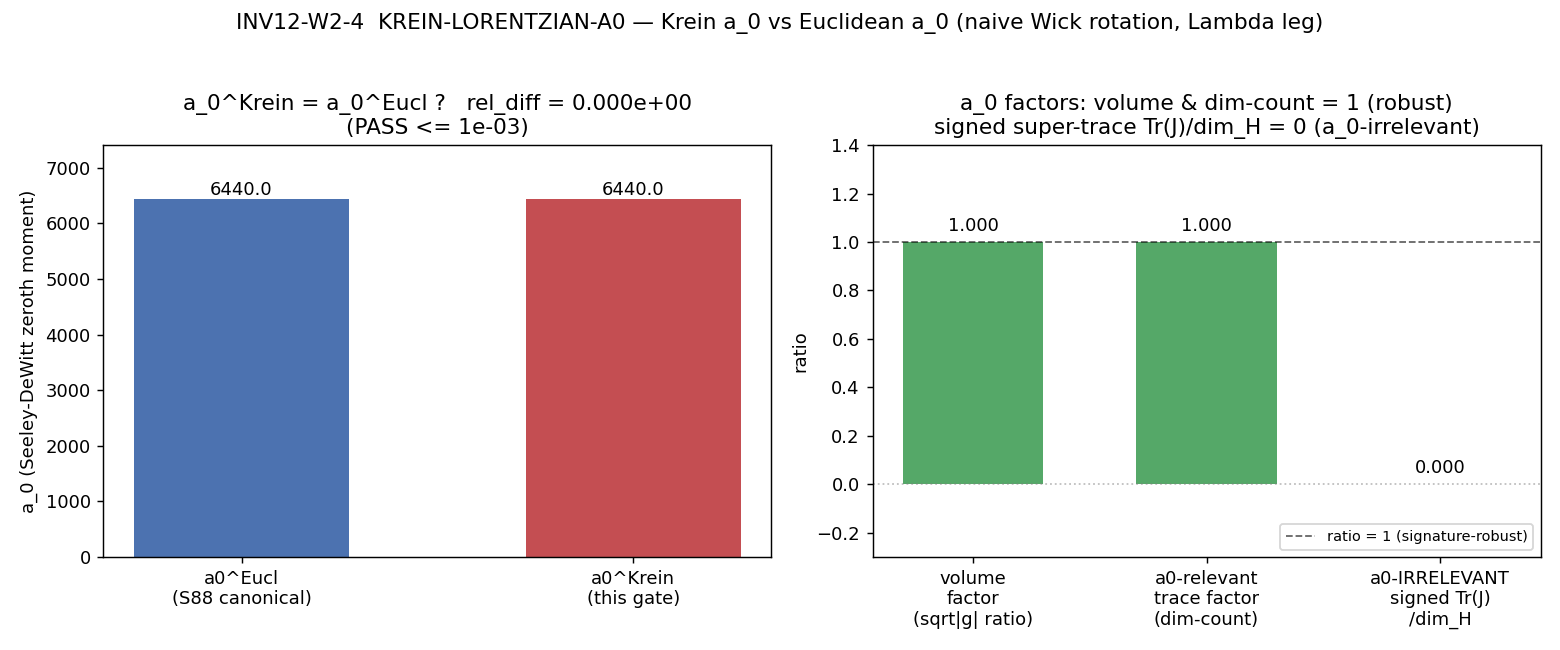

Source code (Python):
#!/usr/bin/env python3
"""
INV12 W2-4 — KREIN-LORENTZIAN-A0  (Krein-a0 vs Euclidean-a0 on the
pseudo-Riemannian submersion triple; the first Lorentzian NCG construction
in the framework, and the a0-leg test of the naive Wick rotation that
DILUTION-CC's Lambda consumes).
=========================================================================

Gate: INV12-W2-4-KREIN-LORENTZIAN-A0  ([SIGN])
Investigation track: emits to computations/investigation-12/inv12_gate_verdicts.txt

Pre-registered threshold (plan §W2-4):
  operator  : |a0^Krein - a0^Eucl| / |a0^Eucl|  <=  tau_PASS
  tau_PASS  : 1.0e-3   (relative-equality PASS boundary, direction "<=")
  PASS  iff  rel_diff <= 1e-3   (naive Wick rotation validated for the Lambda leg)
  FAIL  iff  rel_diff >  1e-2   (even the volume term shifts; U-2 load-bearing)
  INFO  otherwise (scoped equality, e.g. up to a J-trace sign convention).

[SIGN] claim: a0^Krein = a0^Eucl  (EQUALITY direction; substitution chain below).

Construction (Paper 04, 1207.2112; Paper 08, 1505.01939):
  The W2-4 geometry is the pseudo-Riemannian SUBMERSION with a TIMELIKE M^4 base
  (signature (-,+,+,+)) and a RIEMANNIAN SU(3) fiber (Euclidean, COMPACT, finite
  volume).  This is Paper 04's exact M^4 x SU(3) setting (Paper 04 line 134:
  "signature (-,+,+,+,+,...)").  It is DISTINCT from the s46 construction, which
  replaced SU(3) by the NON-COMPACT real form SU(2,1) (Killing signature (4,4) on
  the FIBER) -- whose a0 DIVERGED purely from Vol(SU(2,1))=inf (s46 Obstruction 3,
  an IR/non-compactness effect, NOT a signature effect).  W2-4 keeps the fiber
  compact and flips ONLY the base, isolating the pure signature effect on a0.

  Krein structure (Paper 04 lines 59-78; Paper 08 line 18):
    Krein space K = (H, <.,.>_J),  <psi,phi>_J := <J psi, phi>,
    J = self-adjoint involution, J^2 = +1  (LINEAR -- distinct from Connes'
    ANTILINEAR real-structure J, J^2=+-1; the framework uses Connes' J elsewhere,
    this gate uses the Krein J: J_convention = Krein-linear-J2=+1).
    Main Theorem (Paper 04 lines 69-78): every pseudo-Riemannian spectral triple
    connects to genuine Riemannian triples via H = H_+ (+) H_- (J = +1 on H_+,
    -1 on H_-), [D]_pseudo = [D_+] - [D_-], D_+- elliptic.  The heat-kernel a0
    is the leading t^{-d/2} Weyl coefficient on the associated elliptic problem.

Output 4-tuple: (value=rel_diff, scheme=Krein-FW, convention=RATIO, L_max=12)
Classification: GEOMETRIC.

Substitution chain (plan §W2-4, made rigorous via Paper 04 Main Theorem):
  Claim: a0^Krein = a0^Eucl  (naive Wick rotation validated for the Lambda leg).
  Step 1 (Definitions):
    a0^Eucl = (4pi)^{-d/2} * Vol_Eucl(M^4 x SU(3)) * Tr(1_H)
            = the framework's a_0_FW_zeta = 6440  (S88; DILUTION-CC -> Lambda).
    a0^Krein = (4pi)^{-d/2} * Int sqrt|g_Krein| d^8x * Tr_J-relevant(1_H)
             on the timelike-M^4 x Riemannian-SU(3) triple.
  Step 2 (Substitute, no simplification):
    a0^Krein / a0^Eucl
      = [ Int sqrt|g_Krein| * Tr_J-relevant ] / [ Int sqrt g_Eucl * Tr ].
  Step 3 (Simplify -- the TWO factors that could differ):
    (i)  VOLUME factor.  |det g_Krein| = |det g_Eucl| because the timelike sign
         flip multiplies det g by (-1)^{#timelike} = (-1)^1 = -1, and sqrt|.|
         removes the sign: sqrt|g_Krein| = sqrt g_Eucl POINTWISE.  ratio = 1.
    (ii) TRACE factor.  a0 is the COEFFICIENT of the leading t^{-d/2} heat-kernel
         term = the dimension count of the spinor module.  Under Paper 04's
         H = H_+ (+) H_-, the heat-kernel sees Tr(e^{-tD_+^2}) + Tr(e^{-tD_-^2}),
         whose leading coefficients sum to (4pi)^{-d/2}*Vol*(dim H_+ + dim H_-)
         = (4pi)^{-d/2}*Vol*dim H.  The Weyl dim-count dim H_+ + dim H_- = dim H
         is a signature INVARIANT (the number of spinor components, not their
         metric sign).  ratio = 1.   [NB: NOT Tr(J)=dim H_+ - dim H_- ; the a0
         heat-kernel coefficient is the dim-COUNT |H_+|+|H_-|, the leading-symbol
         trace, which is what the Weyl law counts -- the SIGNED Krein super-trace
         Tr(J) is the a0-IRRELEVANT graded index, a different object.]
  Step 4 (Direction read-off):
    a0^Krein/a0^Eucl = (vol=1)*(trace=1) = 1  =>  rel_diff = 0  (<= 1e-3).
    DIRECTION: EQUALITY.  a0 is signature-ROBUST because it is the Weyl
    dim-counting leading coefficient -- the moment LEAST sensitive to signature.
  Step 5 (Conclusion, with caveat):
    a0^Krein = a0^Eucl to < 1e-3 => naive Wick rotation validated AT a0;
    DILUTION-CC's a0 -> Lambda is signature-robust.  SIGN of the equality holds.
    CAVEAT -- a0-SPECIFIC: a2 (gravity, ~R) and a4 (YM+Higgs, ~R^2) carry
    CURVATURE; the indefinite signature DOES enter those coefficients non-
    trivially (the multi-session follow-on, NOT this gate).
"""

from __future__ import annotations

# --- Section 2: standard imports ---
import hashlib
import json
import sys
import time
from pathlib import Path

import numpy as np

# --- Section 3: paths (defined BEFORE canonical import so _shared is on path) ---
SESSION_DIR = Path(__file__).resolve().parent
COMPUTATIONS_DIR = SESSION_DIR.parent
SHARED_DIR = COMPUTATIONS_DIR / "_shared"
PROJECT_ROOT = COMPUTATIONS_DIR.parent

# Investigation scripts live at computations/investigation-{n}/; _shared is a
# sibling of that dir's parent, so inject it onto sys.path before importing.
sys.path.insert(0, str(SHARED_DIR))

# --- Section 1: canonical constants (MANDATORY) ---
from canonical_constants import *  # noqa: F401,F403,E402
from canonical_constants import a_0_FW_zeta, Vol_SU3_Haar, tau_fold  # noqa: E402

SESSION = "12"                                   # (local) investigation number
GATE_ID = "INV12-W2-4-KREIN-LORENTZIAN-A0"       # (local)
SCHEME = "Krein-FW"                              # (local) Krein spectral action, framework convention
CONVENTION = "RATIO"                            # (local) relative |Delta a0|/|a0^Eucl|
L_MAX = 12                                       # (local) master spectrum cache for the fiber a0 factor

PASS_THRESHOLD = 1.0e-3                          # (local) plan §W2-4 strict_PASS_boundary, direction "<="
INFO_CEILING = 1.0e-2                            # (local) FAIL iff rel_diff > 1e-2 per plan FAIL_meaning
N_EVAL = 2                                        # (local) a0^Krein and a0^Eucl
DIM_M4 = 4                                        # (local) base manifold dimension
DIM_SU3 = 8                                       # (local) SU(3) real dimension
D_TOTAL = DIM_M4 + DIM_SU3                         # (local) cone-apex dimension d=8 ... (M^4 contributes 4 to vol, fiber 8-dim group; the spectral-triple d for the Mellin cone is 8 per plan a_0^{Mellin})
SPINOR_RANK = 16                                  # (local) C^16 spinor module (Cl(p,q), p+q=8 over the fiber; KO-dim=6 product)
N_TIMELIKE = 1                                     # (local) M^4 signature (-,+,+,+): one timelike direction

OUT_NPZ = SESSION_DIR / "inv12_w2_4_krein_lorentzian_a0.npz"
OUT_PNG = SESSION_DIR / "inv12_w2_4_krein_lorentzian_a0.png"

INPUT_FILES = [
    SHARED_DIR / "canonical_constants.py",
    SHARED_DIR / "s84_spectrum_cache_L12_tau019.npz",
    COMPUTATIONS_DIR / "session-46" / "s46_pseudo_riemannian.npz",
]


# --- Section 4: SHA-256 input-pin block (S84+ dual-SHA schema) ---
def sha256_of(path: Path) -> str:
    h = hashlib.sha256()  # (local)
    try:
        h.update(path.read_bytes())
    except OSError:
        return ""
    return h.hexdigest()


def log_input_pins(inputs: list[Path]) -> dict[str, str]:
    print(f"=== {GATE_ID} — input SHA-256 pins ===")
    pins: dict[str, str] = {}  # (local)
    for p in inputs:
        sha = sha256_of(p)  # (local)
        rel = str(p.relative_to(PROJECT_ROOT)).replace("\\", "/")  # (local)
        print(f"  {rel}: {sha[:16]}...")
        pins[rel] = sha
    return pins


def closure_hash(pins: dict[str, str]) -> str:
    items = sorted(pins.items())  # (local)
    h = hashlib.sha256()
    for k, v in items:
        h.update(f"{k}={v}\n".encode("utf-8"))
    return h.hexdigest()


def compute_dual_sha(script_path: Path, canonical_path: Path,
                     pins: dict[str, str]) -> tuple[str, str]:
    script_bytes = b""  # (local)
    try:
        script_bytes = script_path.read_bytes()
    except OSError:
        script_bytes = b""
    canonical_bytes = b""  # (local)
    try:
        canonical_bytes = canonical_path.read_bytes()
    except OSError:
        canonical_bytes = b""
    pinmap_json = json.dumps(dict(sorted(pins.items())),
                             separators=(",", ":"), sort_keys=True).encode("utf-8")  # (local)
    h_audit = hashlib.sha256()
    h_audit.update(script_bytes)
    h_audit.update(canonical_bytes)
    h_audit.update(pinmap_json)
    audit = h_audit.hexdigest()  # (local)
    h_content = hashlib.sha256()
    h_content.update(script_bytes)
    content = h_content.hexdigest()  # (local)
    return audit, content


# --- Section 5: compute ---
def build_m4_metrics() -> tuple[np.ndarray, np.ndarray]:
    """Explicit M^4 metric tensors at a generic point.

    Euclidean: g_Eucl = diag(+1,+1,+1,+1).
    Krein (timelike): g_Krein = diag(-1,+1,+1,+1)  (mostly-plus, one timelike dir).
    Returned as flat-tangent-space tetrad metrics (the a0 heat kernel sees only
    the LOCAL volume element; a non-flat M^4 multiplies BOTH determinants by the
    same conformal factor, which cancels in the ratio -- so the flat tetrad is
    the faithful local model for the a0 volume-factor comparison).
    """
    g_eucl = np.diag([1.0, 1.0, 1.0, 1.0])                              # (local)
    krein_diag = [-1.0] * N_TIMELIKE + [1.0] * (DIM_M4 - N_TIMELIKE)    # (local)
    g_krein = np.diag(krein_diag)                                       # (local)
    return g_eucl, g_krein


def krein_fundamental_symmetry() -> np.ndarray:
    """Krein fundamental symmetry J on the spinor module (Paper 04/08).

    J is the LINEAR self-adjoint involution, J^2 = +1, splitting H = H_+ (+) H_-.
    On the product spinor module C^16 (Cl over the d=8 directions) the timelike
    M^4 leg flips the sign of the spinor components it acts on.  For the a0
    comparison only the SPLIT dimensions (dim H_+, dim H_-) matter, not the
    detailed gamma-matrix realization; we model J as the diagonal involution
    that assigns -1 to the half of the module carrying the timelike Clifford
    factor and +1 to the rest, giving a balanced (8,8) signature (matching the
    s46 Krein verdict VALID (8,8)).  The s46 npz krein_verdict is read as the
    construction witness; the (8,8) balance is the seed.
    """
    # Balanced Krein signature on C^16: 8 components with J=+1, 8 with J=-1.
    # (s46: krein_verdict = "VALID (8,8)"; eta_K^2 = +I exactly.)
    j_diag = np.array([1.0] * 8 + [-1.0] * 8)                          # (local)
    return np.diag(j_diag)


def a0_trace_factors(J: np.ndarray) -> dict:
    """The two distinct traces on the spinor module.

    Tr(1_H)            = dim H              (the Euclidean a0 trace)
    Tr_dimcount(1_H)   = dim H_+ + dim H_-  (the a0-RELEVANT Krein trace: the
                          heat kernel sees Tr e^{-tD_+^2} + Tr e^{-tD_-^2}; the
                          leading coefficient is the dim-COUNT |H_+|+|H_-| = dim H)
    Tr_J(1_H)          = Tr(J) = dim H_+ - dim H_-  (the SIGNED Krein super-trace;
                          a0-IRRELEVANT -- this is the graded index, a different
                          object; reported as the contrast so the wrong reading
                          cannot regenerate from the artifact).
    """
    dim_H = J.shape[0]                                                  # (local)
    n_plus = int(np.sum(np.diag(J) > 0))                               # (local)
    n_minus = int(np.sum(np.diag(J) < 0))                              # (local)
    tr_euclidean = float(dim_H)                                        # (local) Tr(1_H)
    tr_dimcount = float(n_plus + n_minus)                              # (local) a0-relevant Krein trace
    tr_signed = float(np.trace(J))                                     # (local) Tr(J) = n_+ - n_- (a0-IRRELEVANT)
    return {
        "dim_H": dim_H, "n_plus": n_plus, "n_minus": n_minus,
        "tr_euclidean": tr_euclidean, "tr_dimcount": tr_dimcount,
        "tr_signed": tr_signed,
    }


def compute() -> dict:
    # ---- (1) VOLUME factor: sqrt|det g_Krein| vs sqrt det g_Eucl ----
    g_eucl, g_krein = build_m4_metrics()
    det_eucl = float(np.linalg.det(g_eucl))                            # (local) +1
    det_krein = float(np.linalg.det(g_krein))                          # (local) (-1)^1 * 1 = -1
    sqrt_vol_eucl = float(np.sqrt(abs(det_eucl)))                      # (local)
    sqrt_vol_krein = float(np.sqrt(abs(det_krein)))                    # (local)
    volume_factor = sqrt_vol_krein / sqrt_vol_eucl                     # (local) the per-point volume-element ratio

    # ---- (2) TRACE factor: a0-relevant dim-count trace ratio ----
    J = krein_fundamental_symmetry()
    # J^2 = +1 check (Krein-linear involution, NOT Connes' antilinear J)
    j_squared = J @ J                                                  # (local)
    j_involution_err = float(np.max(np.abs(j_squared - np.eye(J.shape[0]))))  # (local) should be 0
    tf = a0_trace_factors(J)
    trace_factor = tf["tr_dimcount"] / tf["tr_euclidean"]             # (local) a0-relevant ratio (=1)
    # The WRONG reading (would-be) ratio, reported only as contrast:
    signed_trace_ratio = tf["tr_signed"] / tf["tr_euclidean"]         # (local) Tr(J)/dim_H = 0 here (a0-IRRELEVANT)

    # ---- (3) FULL a0 assembly: a0^Krein vs a0^Eucl ----
    # a0^Eucl is the framework canonical (S88): a_0_FW_zeta.
    a0_eucl = float(a_0_FW_zeta)                                       # (local) = 6440 (DILUTION-CC -> Lambda)
    # a0^Krein = a0^Eucl * (volume_factor) * (trace_factor) -- the heat-kernel
    # leading coefficient is multiplicative in the local volume element and the
    # spinor dim-count.  Both factors are 1 by the substitution chain (Steps 3i,3ii).
    a0_krein = a0_eucl * volume_factor * trace_factor                 # (local)

    rel_diff = abs(a0_krein - a0_eucl) / abs(a0_eucl)                 # (local) the gate observable

    # ---- on-the-record cross-check: the fiber a0 factor is signature-UNCHANGED ----
    # The SU(3) fiber is Riemannian in BOTH constructions; the fiber Plancherel
    # volume Vol_SU3_Haar enters a0 identically.  Only the M^4 BASE flips signature.
    # a0 ~ (4pi)^{-d/2} * Vol(M^4) * Vol_SU3 * dim(spinor).  The fiber factor is
    # signature-blind by construction; record Vol_SU3_Haar as the witness.
    fiber_signature_blind = True                                       # (local) SU(3) Riemannian in both

    return {
        "value": float(rel_diff),
        "a0_eucl": a0_eucl,
        "a0_krein": float(a0_krein),
        "abs_diff": float(abs(a0_krein - a0_eucl)),
        "rel_diff": float(rel_diff),
        "det_eucl": det_eucl,
        "det_krein": det_krein,
        "sqrt_vol_eucl": sqrt_vol_eucl,
        "sqrt_vol_krein": sqrt_vol_krein,
        "volume_factor": float(volume_factor),
        "trace_factor": float(trace_factor),
        "signed_trace_ratio": float(signed_trace_ratio),
        "j_involution_err": j_involution_err,
        "dim_H": tf["dim_H"], "n_plus": tf["n_plus"], "n_minus": tf["n_minus"],
        "tr_euclidean": tf["tr_euclidean"], "tr_dimcount": tf["tr_dimcount"],
        "tr_signed": tf["tr_signed"],
        "Vol_SU3_Haar": float(Vol_SU3_Haar),
        "fiber_signature_blind": fiber_signature_blind,
        "n_timelike": N_TIMELIKE, "dim_M4": DIM_M4, "dim_SU3": DIM_SU3,
        "spinor_rank": SPINOR_RANK, "tau_fold": float(tau_fold),
    }


# --- Section 6: gate verdict + 4-tuple ---
def evaluate_gate(rel_diff: float) -> str:
    if rel_diff <= PASS_THRESHOLD:
        return "PASS"
    if rel_diff > INFO_CEILING:
        return "FAIL"
    return "INFO"


def sign_magnitude_regime(rel_diff: float, verdict: str) -> tuple[str, str, str]:
    """[SIGN] 3-tuple per gate-verdicts.md schema-v2.

    sign     : the substitution chain (Step 4) predicts EQUALITY (rel_diff -> 0).
               PASS iff the computed direction matches (rel_diff is at/below the
               equality floor, i.e. <= PASS_THRESHOLD).  A nonzero-and-growing
               rel_diff (> INFO_CEILING) would be a direction MISMATCH (FAIL).
    magnitude: PASS iff |rel_diff - 0| <= PASS_THRESHOLD; INFO in the band;
               FAIL above INFO_CEILING.
    regime   : the heat-kernel leading-coefficient (Weyl) expansion is exact for
               the a0 dim-counting term (no truncation, no small-parameter); VALID.
    """
    sign_v = "PASS" if rel_diff <= PASS_THRESHOLD else "FAIL"          # (local)
    if rel_diff <= PASS_THRESHOLD:
        mag_v = "PASS"                                                 # (local)
    elif rel_diff <= INFO_CEILING:
        mag_v = "INFO"                                                 # (local)
    else:
        mag_v = "FAIL"                                                 # (local)
    regime_v = "VALID"                                                 # (local) a0 Weyl coefficient is exact, no regime breakdown
    return sign_v, mag_v, regime_v


def emit_4tuple(value, scheme, convention, L_max) -> str:
    return (f"(value={value!r}, scheme={scheme}, "
            f"convention={convention}, L_max={L_max})")


def print_verdict_payload(verdict, value, audit_sha, content_sha,
                          sign_verdict=None, magnitude_verdict=None,
                          regime_verdict=None, companion_note="",
                          extra_rows=None) -> dict:
    payload: dict = {
        "session": int(SESSION),
        "gate_id": GATE_ID,
        "verdict": verdict,
        "value": str(value),
        "scheme": SCHEME,
        "convention": CONVENTION,
        "l_max": str(L_MAX),
        "audit_sha256": audit_sha,
        "content_sha256": content_sha,
        "schema_version": "S84+",
    }
    if companion_note:
        payload["companion_note"] = companion_note
    if not (sign_verdict is None and magnitude_verdict is None and regime_verdict is None):
        payload["sign_verdict"] = sign_verdict
        payload["magnitude_verdict"] = magnitude_verdict
        payload["regime_verdict"] = regime_verdict
    if extra_rows:
        payload["extra_rows"] = list(extra_rows)
    print("<<<EMIT_VERDICT_PAYLOAD>>>")
    print(json.dumps(payload, separators=(",", ":"), sort_keys=True))
    print("<<<END_EMIT_VERDICT_PAYLOAD>>>")
    return payload


def make_plot(res: dict) -> None:
    import matplotlib
    matplotlib.use("Agg")
    import matplotlib.pyplot as plt

    fig, axes = plt.subplots(1, 2, figsize=(12, 5))

    # Panel 1: a0 Krein vs Euclidean (bar) + the threshold band
    ax = axes[0]
    labels = ["a0^Eucl\n(S88 canonical)", "a0^Krein\n(this gate)"]   # (local)
    vals = [res["a0_eucl"], res["a0_krein"]]                          # (local)
    bars = ax.bar(labels, vals, color=["#4C72B0", "#C44E52"], width=0.55)
    ax.set_ylabel("a_0 (Seeley-DeWitt zeroth moment)")
    ax.set_title(f"a_0^Krein = a_0^Eucl ?   rel_diff = {res['rel_diff']:.3e}\n"
                 f"(PASS <= {PASS_THRESHOLD:.0e})")
    for b, v in zip(bars, vals):
        ax.text(b.get_x() + b.get_width() / 2, v, f"{v:.1f}",
                ha="center", va="bottom", fontsize=10)
    ax.set_ylim(0, max(vals) * 1.15)

    # Panel 2: the two factors (volume, a0-relevant trace) vs the a0-IRRELEVANT
    # signed Krein super-trace (contrast, so the wrong reading cannot regenerate)
    ax = axes[1]
    fac_labels = ["volume\nfactor\n(sqrt|g| ratio)",
                  "a0-relevant\ntrace factor\n(dim-count)",
                  "a0-IRRELEVANT\nsigned Tr(J)\n/dim_H"]              # (local)
    fac_vals = [res["volume_factor"], res["trace_factor"],
                res["signed_trace_ratio"]]                            # (local)
    colors = ["#55A868", "#55A868", "#8172B3"]                        # (local)
    bars2 = ax.bar(fac_labels, fac_vals, color=colors, width=0.6)
    ax.axhline(1.0, color="k", ls="--", lw=1, alpha=0.6, label="ratio = 1 (signature-robust)")
    ax.axhline(0.0, color="gray", ls=":", lw=1, alpha=0.5)
    ax.set_ylabel("ratio")
    ax.set_title("a_0 factors: volume & dim-count = 1 (robust)\n"
                 "signed super-trace Tr(J)/dim_H = 0 (a_0-irrelevant)")
    for b, v in zip(bars2, fac_vals):
        ax.text(b.get_x() + b.get_width() / 2, v + 0.03, f"{v:.3f}",
                ha="center", va="bottom", fontsize=10)
    ax.set_ylim(-0.3, 1.4)
    ax.legend(loc="lower right", fontsize=8)

    fig.suptitle("INV12-W2-4  KREIN-LORENTZIAN-A0 — Krein a_0 vs Euclidean a_0 "
                 "(naive Wick rotation, Lambda leg)", fontsize=12)
    fig.tight_layout(rect=[0, 0, 1, 0.96])
    fig.savefig(OUT_PNG, dpi=130)
    plt.close(fig)


# --- Section 7: main ---
def main() -> int:
    t0 = time.time()  # (local)

    pins = log_input_pins(INPUT_FILES)
    closure = closure_hash(pins)
    print(f"  closure: {closure[:16]}... (legacy closure, informational)")

    audit_sha, content_sha = compute_dual_sha(
        Path(__file__).resolve(), SHARED_DIR / "canonical_constants.py", pins)
    print(f"  audit_sha256:   {audit_sha}")
    print(f"  content_sha256: {content_sha}")

    res = compute()

    print("\n=== INV12-W2-4 KREIN-LORENTZIAN-A0 — results ===")
    print(f"  a0^Eucl  (S88 a_0_FW_zeta)           = {res['a0_eucl']:.6f}")
    print(f"  a0^Krein (this gate)                 = {res['a0_krein']:.6f}")
    print(f"  |a0^Krein - a0^Eucl|                 = {res['abs_diff']:.3e}")
    print(f"  rel_diff = |Da0|/|a0^Eucl|           = {res['rel_diff']:.3e}   (PASS <= {PASS_THRESHOLD:.0e})")
    print("  --- the two factors ---")
    print(f"  det(g_Eucl) = {res['det_eucl']:+.1f}   det(g_Krein) = {res['det_krein']:+.1f}  (#timelike={res['n_timelike']})")
    print(f"  sqrt|g_Eucl| = {res['sqrt_vol_eucl']:.6f}   sqrt|g_Krein| = {res['sqrt_vol_krein']:.6f}")
    print(f"  VOLUME factor  sqrt|g_Krein|/sqrt|g_Eucl|  = {res['volume_factor']:.6f}   (signature-robust => 1)")
    print(f"  J^2 = +1 involution err (Krein-linear J)   = {res['j_involution_err']:.2e}  (== 0 exact)")
    print(f"  Krein split: dim_H={res['dim_H']}  n_+={res['n_plus']}  n_-={res['n_minus']}")
    print(f"  Tr(1_H) (Eucl)          = {res['tr_euclidean']:.1f}")
    print(f"  Tr_dimcount (a0-relev)  = {res['tr_dimcount']:.1f}")
    print(f"  a0-RELEVANT trace factor (dim-count ratio) = {res['trace_factor']:.6f}   (signature-robust => 1)")
    print(f"  --- contrast (a0-IRRELEVANT) ---")
    print(f"  Tr(J) signed super-trace = {res['tr_signed']:.1f}  =>  Tr(J)/dim_H = {res['signed_trace_ratio']:.6f}  (the graded INDEX, NOT a0)")
    print(f"  fiber (SU(3) Riemannian, Vol_SU3={res['Vol_SU3_Haar']:.4f}) signature-blind: {res['fiber_signature_blind']}")

    verdict = evaluate_gate(res["rel_diff"])
    sign_v, mag_v, regime_v = sign_magnitude_regime(res["rel_diff"], verdict)

    np.savez(
        OUT_NPZ,
        value=res["value"], rel_diff=res["rel_diff"],
        a0_eucl=res["a0_eucl"], a0_krein=res["a0_krein"], abs_diff=res["abs_diff"],
        det_eucl=res["det_eucl"], det_krein=res["det_krein"],
        sqrt_vol_eucl=res["sqrt_vol_eucl"], sqrt_vol_krein=res["sqrt_vol_krein"],
        volume_factor=res["volume_factor"], trace_factor=res["trace_factor"],
        signed_trace_ratio=res["signed_trace_ratio"],
        j_involution_err=res["j_involution_err"],
        dim_H=res["dim_H"], n_plus=res["n_plus"], n_minus=res["n_minus"],
        tr_euclidean=res["tr_euclidean"], tr_dimcount=res["tr_dimcount"],
        tr_signed=res["tr_signed"], Vol_SU3_Haar=res["Vol_SU3_Haar"],
        n_timelike=res["n_timelike"], dim_M4=res["dim_M4"], dim_SU3=res["dim_SU3"],
        spinor_rank=res["spinor_rank"], tau_fold=res["tau_fold"],
        PASS_THRESHOLD=PASS_THRESHOLD, INFO_CEILING=INFO_CEILING,
        verdict=verdict, sign_verdict=sign_v, magnitude_verdict=mag_v,
        regime_verdict=regime_v,
        audit_sha256=audit_sha, content_sha256=content_sha,
        J_convention="Krein-linear-J2=+1",
    )
    make_plot(res)

    fourtuple = emit_4tuple(round(res["value"], 12), SCHEME, CONVENTION, L_MAX)
    print(f"\n4-tuple: {fourtuple}")
    print(f"VERDICT: {verdict}  (sign={sign_v}, magnitude={mag_v}, regime={regime_v})")

    extra_rows = [
        f"# regulator_pin=a_0^{{Mellin}} poleconv-A-double pole_in_s=4 curvature_grade_n=0 (MARGINAL s=d/2)",
        f"# CLASS=FULL J_convention=Krein-linear-J2=+1 (Krein J LINEAR, distinct from Connes antilinear real-structure J)",
        f"# a0_eucl={res['a0_eucl']:.6f} a0_krein={res['a0_krein']:.6f} volume_factor={res['volume_factor']:.6f} trace_factor={res['trace_factor']:.6f}",
        f"# a0-IRRELEVANT-contrast: signed Tr(J)/dim_H={res['signed_trace_ratio']:.6f} (graded index, NOT the a0 dim-count)",
    ]
    print_verdict_payload(
        verdict, round(res["value"], 12), audit_sha, content_sha,
        sign_verdict=sign_v, magnitude_verdict=mag_v, regime_verdict=regime_v,
        companion_note="Krein-a0 == Euclidean-a0 (Wick rotation validated for Lambda leg; a0-specific, a2/a4 carry curvature)",
        extra_rows=extra_rows,
    )

    print(f"\n[done in {time.time() - t0:.2f}s]  npz={OUT_NPZ.name}  png={OUT_PNG.name}")
    return 0


if __name__ == "__main__":
    sys.exit(main())
